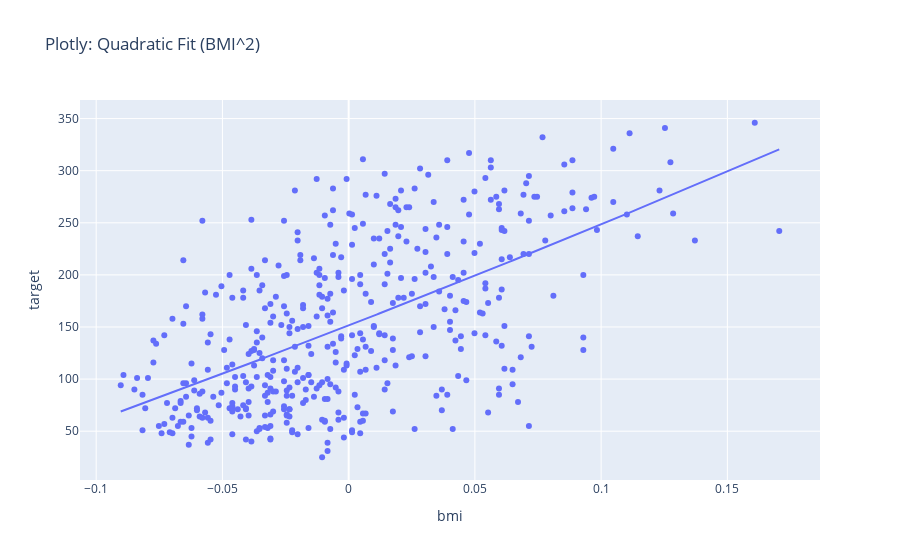

The code cell stored with this chart in its notebook:
### Code cell
# 4) Nonlinear example: add a quadratic term
diab_df['bmi2'] = diab_df['bmi'] ** 2
X2 = sm.add_constant(diab_df[['bmi','bmi2']])
m2 = sm.OLS(y, X2).fit()
diab_df['pred_quad'] = m2.predict(X2)

fig = px.scatter(
    diab_df, x='bmi', y='target', title='Plotly: Quadratic Fit (BMI^2)'
)
fig.add_traces(px.line(diab_df.sort_values('bmi'), x='bmi', y='pred_quad').data)
fig

### Figure 1 — Plotly figure (JSON) as saved in the notebook; plotly's stock layout.template omitted (floating-point values rounded to 4 significant figures; data arrays with more than 128 entries replaced by an {"elided": "..."} marker saying what was removed)
{"data": [{"hovertemplate": "bmi=%{x}<br>target=%{y}<extra></extra>", "legendgroup": "", "marker": {"color": "#636efa", "symbol": "circle"}, "mode": "markers", "name": "", "orientation": "v", "showlegend": false, "type": "scatter", "x": {"elided": "442 float values"}, "xaxis": "x", "y": {"elided": "442 float values"}, "yaxis": "y"}, {"hovertemplate": "bmi=%{x}<br>pred_quad=%{y}<extra></extra>", "legendgroup": "", "line": {"color": "#636efa", "dash": "solid"}, "marker": {"symbol": "circle"}, "mode": "lines", "name": "", "orientation": "v", "showlegend": false, "type": "scatter", "x": {"elided": "442 float values"}, "xaxis": "x", "y": {"elided": "442 float values"}, "yaxis": "y"}], "layout": {"legend": {"tracegroupgap": 0}, "title": {"text": "Plotly: Quadratic Fit (BMI^2)"}, "xaxis": {"anchor": "y", "domain": [0, 1], "title": {"text": "bmi"}}, "yaxis": {"anchor": "x", "domain": [0, 1], "title": {"text": "target"}}}}
